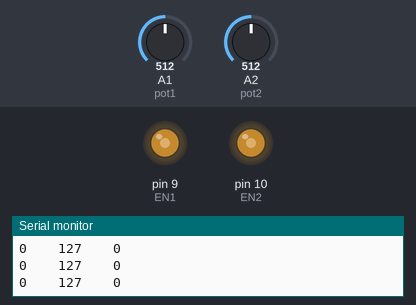
Simulated run of this sketch. Board: Arduino Uno, built with avr-gcc and run on an emulated ATmega328P. Parts: output pins drawn as LEDs (lit = HIGH), the last lines printed to the serial monitor. The test bench sets the inputs (shaded band); at power-on: A2 (pot2) = 512, A1 (pot1) = 512.

Above: at 1.2 s.
1.3 s: A2 (pot2) set to 544
At 1.8 s:
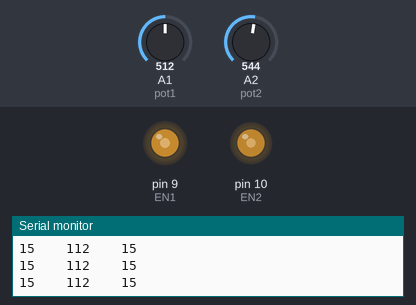
4.3 s: A1 (pot1) set to 716
At 5.4 s:
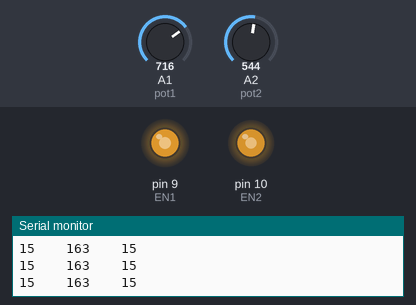
5.8 s: A2 (pot2) set to 716
At 6.5 s:
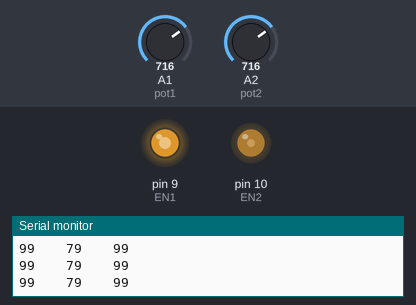
7.3 s: A1 (pot1) set to 785
At 8.5 s:
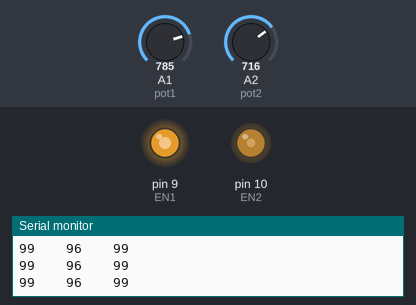
8.8 s: A1 (pot1) set to 809
At 9.8 s:
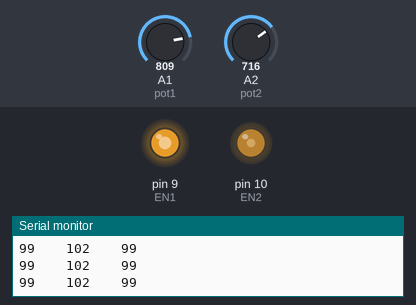
10.3 s: A2 (pot2) set to 717
At 11.1 s:
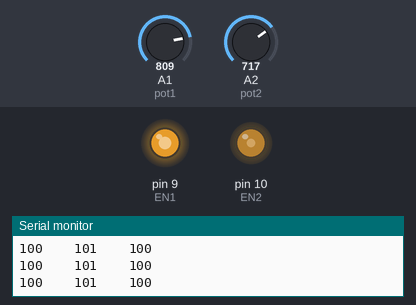
Timing chart, 0 to 12.8 s (numbered marks = the images above; inputs shaded):
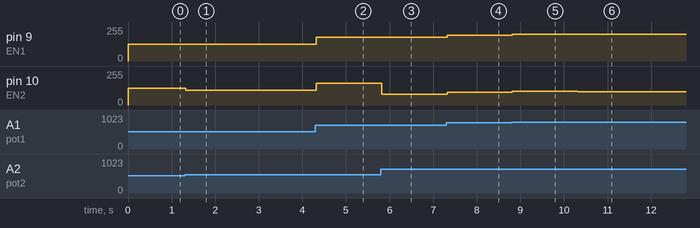

Measured:
- after the input at 1.3 s, pin 10 (EN2): 127/255 → 112/255 at once
- after the input at 4.3 s, pin 9 (EN1): 127/255 → 178/255 at once; pin 10 (EN2): 112/255 → 163/255 at once
- after the input at 5.8 s, pin 10 (EN2): 163/255 → 79/255 at once
- after the input at 7.3 s, pin 9 (EN1): 178/255 → 195/255 at once; pin 10 (EN2): 79/255 → 96/255 at once
- after the input at 8.8 s, pin 9 (EN1): 195/255 → 201/255 at once; pin 10 (EN2): 96/255 → 102/255 at once
- after the input at 10.3 s, pin 10 (EN2): 102/255 → 101/255 at once

The sketch:

TankRCavto.ino
```cpp
int pot1 = A1; // pin pot1  ГАЗ
int pot2 = A2; // pin pot2 РУЛЬ
int IN1 = 8;
int IN2 = 7;
int IN3 = 2;
int IN4 = 4;
int EN1 = 9;
int EN2 = 10;

int motr;  // скорость правого мотора
int motl;  // скорость левого мотора
int mr;
int ml;
int will; // руль

void setup() {
  Serial.begin(9600);           //  setup serial
}

void loop() {
  mr = analogRead(pot1);
  mr = map(mr, 0, 1023, 0, 255);
  ml = analogRead(pot1);
  ml = map(ml, 0, 1023, 0, 255);
  will = analogRead(pot2);
  will = map(will,0, 1023, -250, 250);

  if(-5>will<5){
    motr=mr;
    motl=ml;
  }
  if(will<-5){
    motr=mr;
    motl=ml+will;
  }
  if(will>5){
    motr=mr-will;
    motl=ml;
  }
  Serial.print(will);
  Serial.print("\t\t");
  Serial.print(motr);
  Serial.print("\t\t");
  Serial.println(will);


  if(ml>10||mr>10){    //вперед
  digitalWrite(IN1, HIGH);
  digitalWrite(IN2, LOW);
  digitalWrite(IN3, HIGH);
  digitalWrite(IN4, LOW);
  analogWrite(EN1, motl);
  analogWrite(EN2, motr);
  }
  if(ml<10||mr<10){     //назад
  digitalWrite(IN2, HIGH);
  digitalWrite(IN1, LOW);
  digitalWrite(IN4, HIGH);
  digitalWrite(IN3, LOW);
  analogWrite(EN1, motr+130);
  analogWrite(EN2, motl+130);
  }


}
```
